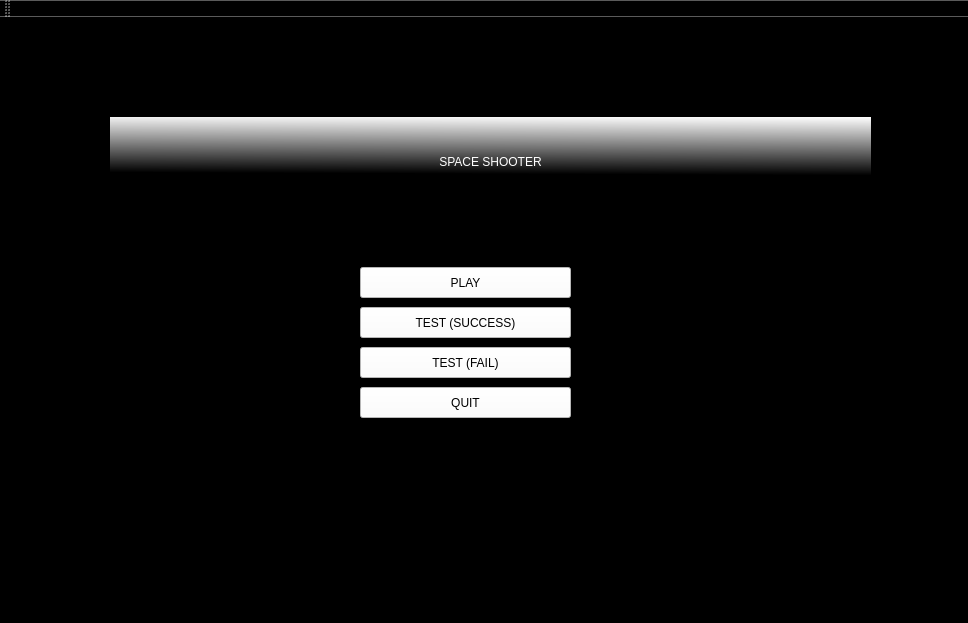
<?xml version="1.0" encoding="UTF-8"?>
<ui version="4.0">
 <class>MainMenu</class>
 <widget class="QMainWindow" name="MainMenu">
  <property name="geometry">
   <rect>
    <x>0</x>
    <y>0</y>
    <width>968</width>
    <height>623</height>
   </rect>
  </property>
  <property name="cursor">
   <cursorShape>ArrowCursor</cursorShape>
  </property>
  <property name="windowTitle">
   <string>MainMenu</string>
  </property>
  <property name="autoFillBackground">
   <bool>false</bool>
  </property>
  <property name="styleSheet">
   <string notr="true">background-color: rgb(0, 0,0);</string>
  </property>
  <widget class="QWidget" name="centralWidget">
   <widget class="QLabel" name="label">
    <property name="geometry">
     <rect>
      <x>110</x>
      <y>100</y>
      <width>761</width>
      <height>91</height>
     </rect>
    </property>
    <property name="styleSheet">
     <string notr="true">background-color: rgb(255, 255, 255);
font: 72pt &quot;OCR A Extended&quot;;
color: rgb(255, 255, 255);
background-color: qlineargradient(spread:pad, x1:0.977273, y1:0.653, x2:1, y2:0, stop:0.0170455 rgba(0, 0, 0, 255), stop:1 rgba(255, 255, 255, 255));</string>
    </property>
    <property name="text">
     <string>&lt;html&gt;&lt;head/&gt;&lt;body&gt;&lt;p align=&quot;center&quot;&gt;SPACE SHOOTER&lt;/p&gt;&lt;/body&gt;&lt;/html&gt;</string>
    </property>
   </widget>
   <widget class="QPushButton" name="pushButton">
    <property name="geometry">
     <rect>
      <x>360</x>
      <y>250</y>
      <width>211</width>
      <height>31</height>
     </rect>
    </property>
    <property name="styleSheet">
     <string notr="true">font: 75 12pt &quot;System&quot;;
background-color: rgb(255, 255, 255);</string>
    </property>
    <property name="text">
     <string>PLAY</string>
    </property>
   </widget>
   <widget class="QPushButton" name="pushButton_2">
    <property name="geometry">
     <rect>
      <x>360</x>
      <y>290</y>
      <width>211</width>
      <height>31</height>
     </rect>
    </property>
    <property name="styleSheet">
     <string notr="true">font: 75 12pt &quot;System&quot;;
background-color: rgb(255, 255, 255);</string>
    </property>
    <property name="text">
     <string>TEST (SUCCESS)</string>
    </property>
   </widget>
   <widget class="QPushButton" name="pushButton_3">
    <property name="geometry">
     <rect>
      <x>360</x>
      <y>370</y>
      <width>211</width>
      <height>31</height>
     </rect>
    </property>
    <property name="styleSheet">
     <string notr="true">font: 75 12pt &quot;System&quot;;
background-color: rgb(255, 255, 255);</string>
    </property>
    <property name="text">
     <string>QUIT</string>
    </property>
   </widget>
   <widget class="QPushButton" name="pushButton_4">
    <property name="geometry">
     <rect>
      <x>360</x>
      <y>330</y>
      <width>211</width>
      <height>31</height>
     </rect>
    </property>
    <property name="styleSheet">
     <string notr="true">font: 75 12pt &quot;System&quot;;
background-color: rgb(255, 255, 255);</string>
    </property>
    <property name="text">
     <string>TEST (FAIL)</string>
    </property>
   </widget>
   <zorder>label</zorder>
   <zorder>pushButton_3</zorder>
   <zorder>pushButton_2</zorder>
   <zorder>pushButton</zorder>
   <zorder>pushButton_4</zorder>
  </widget>
  <widget class="QMenuBar" name="menuBar">
   <property name="geometry">
    <rect>
     <x>0</x>
     <y>0</y>
     <width>968</width>
     <height>21</height>
    </rect>
   </property>
  </widget>
  <widget class="QToolBar" name="mainToolBar">
   <attribute name="toolBarArea">
    <enum>TopToolBarArea</enum>
   </attribute>
   <attribute name="toolBarBreak">
    <bool>false</bool>
   </attribute>
  </widget>
  <widget class="QStatusBar" name="statusBar"/>
 </widget>
 <layoutdefault spacing="6" margin="11"/>
 <resources/>
 <connections/>
</ui>
